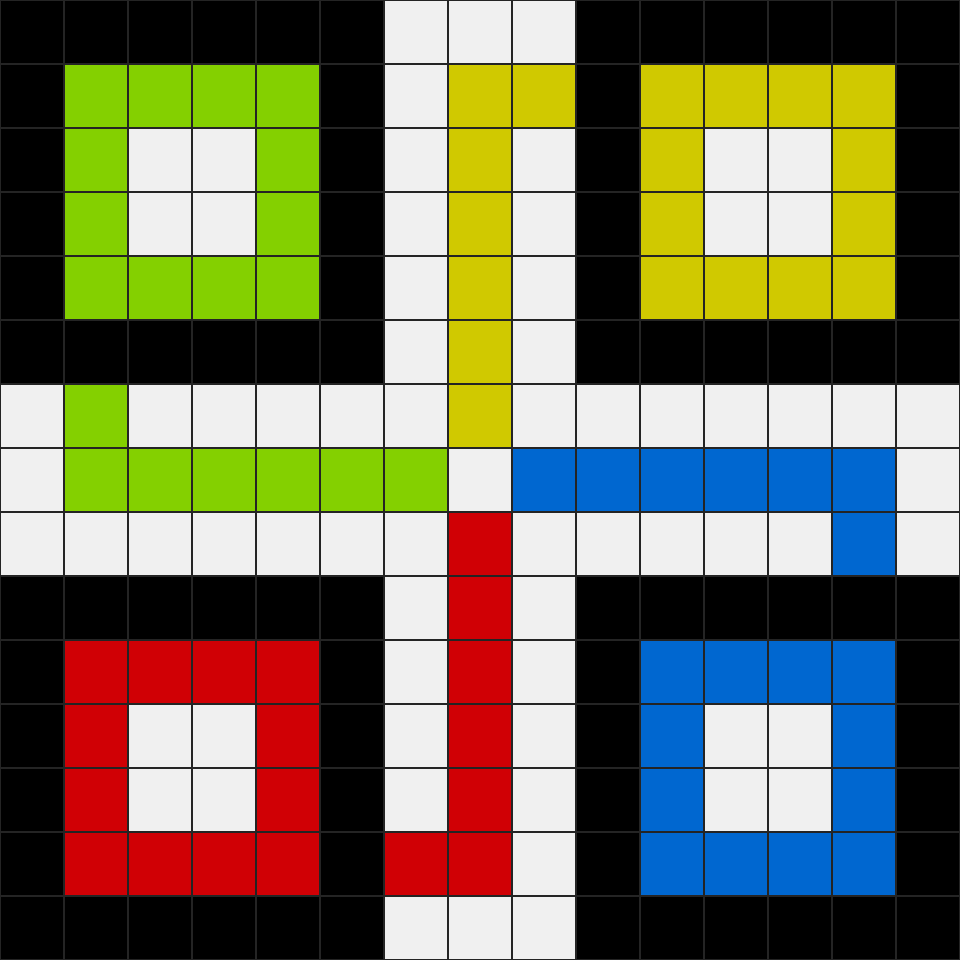

This is a level from a 2D game, rendered from its Tiled map with the project's own tilesets. A one-line summary and the complete map file follow:
An orthogonal 15x15 tile map with 64x64 px tiles, 1 tile layer (LudoBoard).

<map version="1.2" tiledversion="1.2.5" orientation="orthogonal" renderorder="right-down" width="15" height="15" tilewidth="64" tileheight="64" infinite="0" nextlayerid="2" nextobjectid="1">
 <tileset firstgid="1" source="Base.tsx" />
 <layer id="1" name="LudoBoard" width="15" height="15">
  <data encoding="csv">
1,1,1,1,1,1,6,6,6,1,1,1,1,1,1,
1,4,4,4,4,1,6,7,7,1,7,7,7,7,1,
1,4,6,6,4,1,6,7,6,1,7,6,6,7,1,
1,4,6,6,4,1,6,7,6,1,7,6,6,7,1,
1,4,4,4,4,1,6,7,6,1,7,7,7,7,1,
1,1,1,1,1,1,6,7,6,1,1,1,1,1,1,
6,4,6,6,6,6,6,7,6,6,6,6,6,6,6,
6,4,4,4,4,4,4,6,2,2,2,2,2,2,6,
6,6,6,6,6,6,6,5,6,6,6,6,6,2,6,
1,1,1,1,1,1,6,5,6,1,1,1,1,1,1,
1,5,5,5,5,1,6,5,6,1,2,2,2,2,1,
1,5,6,6,5,1,6,5,6,1,2,6,6,2,1,
1,5,6,6,5,1,6,5,6,1,2,6,6,2,1,
1,5,5,5,5,1,5,5,6,1,2,2,2,2,1,
1,1,1,1,1,1,6,6,6,1,1,1,1,1,1
</data>
 </layer>
</map>